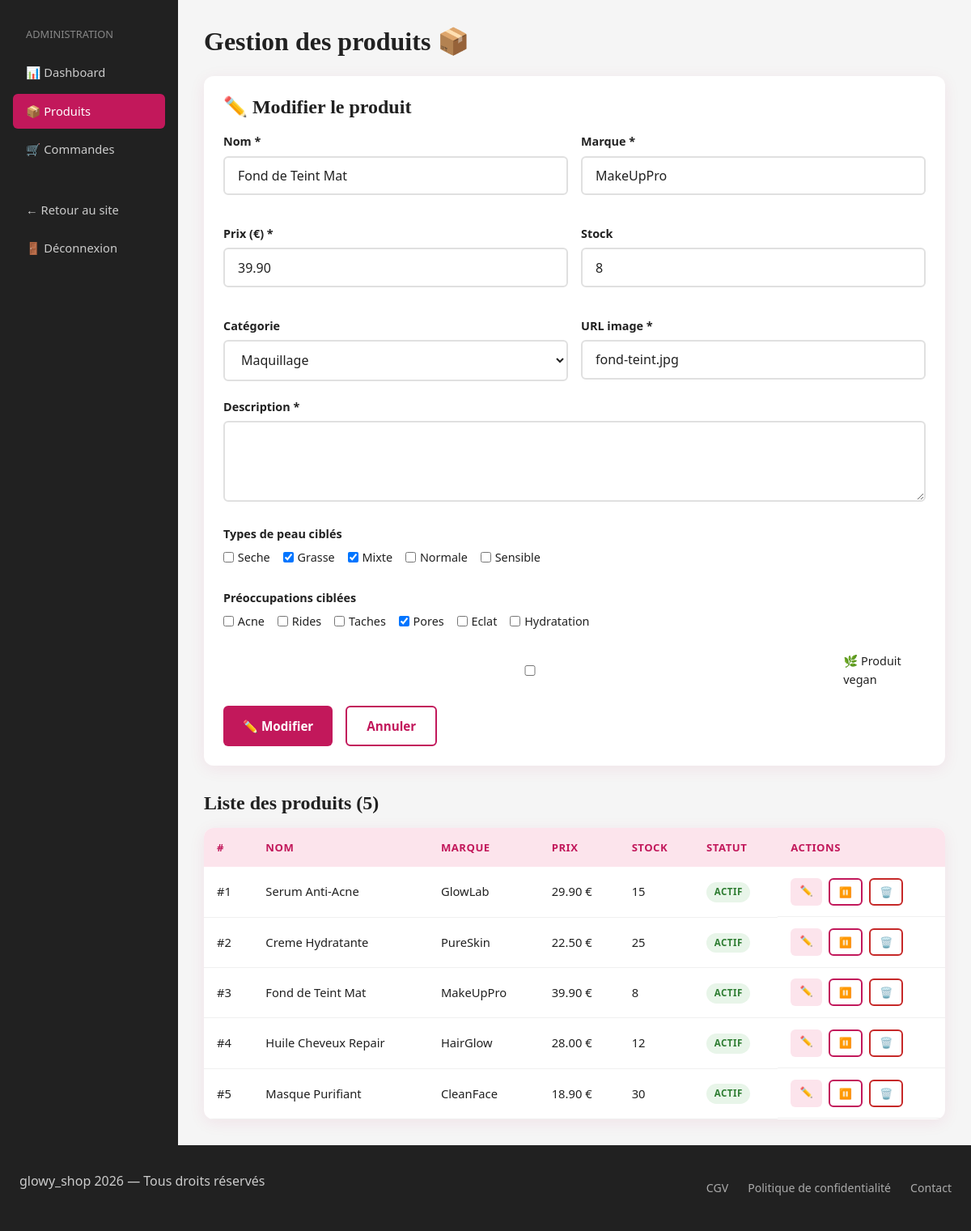
The app's page /Admin/produits.php?edit=3 (signed in) with its own data.
### tables this page shows
CREATE TABLE products (
    id INT UNSIGNED PRIMARY KEY AUTO_INCREMENT,
    nom VARCHAR(255) NOT NULL,
    description TEXT NOT NULL,
    prix DECIMAL(10,2) NOT NULL,
    stock INT UNSIGNED DEFAULT 0,
    categorie_id INT UNSIGNED,
    marque VARCHAR(100) NOT NULL,
    image_url VARCHAR(500) NOT NULL,
    note_moyenne DECIMAL(3,2) DEFAULT 0,
    nb_avis INT UNSIGNED DEFAULT 0,
    skin_types JSON NOT NULL,
    concerns JSON NOT NULL,
    is_vegan BOOLEAN DEFAULT FALSE,
    is_active BOOLEAN DEFAULT TRUE,
    created_at DATETIME DEFAULT CURRENT_TIMESTAMP,
    FOREIGN KEY (categorie_id) REFERENCES categories(id)
);

CREATE TABLE categories (
    id INT UNSIGNED PRIMARY KEY AUTO_INCREMENT,
    nom VARCHAR(100) NOT NULL,
    description TEXT,
    created_at DATETIME DEFAULT CURRENT_TIMESTAMP
);

### Admin/produits.php (the view, shortened to what this page needs)
<?php
require_once __DIR__ . '/../config/db.php';
$produits   = $pdo->query("SELECT p.*, c.nom as categorie_nom
                           FROM products p
                           LEFT JOIN categories c ON p.categorie_id = c.id
                           ORDER BY p.created_at DESC")->fetchAll();
$categories = $pdo->query("SELECT * FROM categories")->fetchAll();
$edit = null;
if (isset($_GET['edit'])) {
  $stmt = $pdo->prepare("SELECT * FROM products WHERE id = ?");
  $stmt->execute([(int) $_GET['edit']]);
  $edit = $stmt->fetch();
}
?>
<?php require_once __DIR__ . '/../includes/header.php'; ?>
<main>
  <div class="admin-layout">
    <aside class="admin-sidebar">
      <p style="color:#888; font-size:0.8rem; text-transform:uppercase; margin-bottom:1rem; padding:0 1rem;">
        Administration
      </p>
      <a href="/glowy_shop/admin/index.php">📊 Dashboard</a>
      <a href="/glowy_shop/admin/produits.php" class="active">📦 Produits</a>
      <a href="/glowy_shop/admin/commandes.php">🛒 Commandes</a>
      <a href="/glowy_shop/pages/index.php" style="margin-top:2rem;">← Retour au site</a>
      <a href="/glowy_shop/auth/logout.php">🚪 Déconnexion</a>
    </aside>
    <div class="admin-content">
      <h1 style="margin-bottom:1.5rem;">Gestion des produits 📦</h1>
      <div style="background:var(--blanc); border-radius:12px; box-shadow:var(--shadow); padding:1.5rem; margin-bottom:2rem;">
        <h2 style="margin-bottom:1rem;">
          <?= $edit ? '✏️ Modifier le produit' : '➕ Ajouter un produit' ?>
        </h2>
        <form method="POST" action="">
          <div style="display:grid; grid-template-columns:1fr 1fr; gap:1rem;">
            <div class="form-group">
              <label>Nom *</label>
              <input type="text" name="nom" value="<?= htmlspecialchars($edit['nom'] ?? '') ?>" required>
            </div>
            <div class="form-group">
              <label>Marque *</label>
              <input type="text" name="marque" value="<?= htmlspecialchars($edit['marque'] ?? '') ?>" required>
            </div>
            <div class="form-group">
              <label>Prix (€) *</label>
              <input type="number" name="prix" step="0.01" min="0"
                     value="<?= $edit['prix'] ?? '' ?>" required>
            </div>
            <div class="form-group">
              <label>Stock</label>
              <input type="number" name="stock" min="0" value="<?= $edit['stock'] ?? 0 ?>">
            </div>
            <div class="form-group">
              <label>Catégorie</label>
              <select name="categorie_id">
                <?php foreach ($categories as $cat): ?>
                  <option value="<?= $cat['id'] ?>"
                    <?= ($edit['categorie_id'] ?? '') == $cat['id'] ? 'selected' : '' ?>>
                    <?= htmlspecialchars($cat['nom']) ?>
                  </option>
                <?php endforeach; ?>
              </select>
            </div>
            <div class="form-group">
              <label>URL image *</label>
              <input type="text" name="image_url"
                     value="<?= htmlspecialchars($edit['image_url'] ?? '') ?>"
                     placeholder="assets/images/produit.jpg" required>
            </div>
          </div>
          <div class="form-group">
            <label>Description *</label>
            <textarea name="description" required><?= htmlspecialchars($edit['description'] ?? '') ?></textarea>
          </div>
          <div class="form-group">
            <label>Types de peau ciblés</label>
            <div style="display:flex; gap:1rem; flex-wrap:wrap;">
              <?php foreach (['seche','grasse','mixte','normale','sensible'] as $skin): ?>
                <?php
                  $skin_types_edit = json_decode($edit['skin_types'] ?? '[]', true) ?? [];
                  $checked = in_array($skin, $skin_types_edit) ? 'checked' : '';
                ?>
                <label style="font-weight:normal; display:flex; align-items:center; gap:0.3rem;">
                  <input type="checkbox" name="skin_types[]" value="<?= $skin ?>" <?= $checked ?>>
                  <?= ucfirst($skin) ?>
                </label>
              <?php endforeach; ?>
            </div>
          </div>
          <div class="form-group">
            <label>Préoccupations ciblées</label>
            <div style="display:flex; gap:1rem; flex-wrap:wrap;">
              <?php foreach (['acne','rides','taches','pores','eclat','hydratation'] as $concern): ?>
                <?php
                  $concerns_edit = json_decode($edit['concerns'] ?? '[]', true) ?? [];
                  $checked = in_array($concern, $concerns_edit) ? 'checked' : '';
                ?>
                <label style="font-weight:normal; display:flex; align-items:center; gap:0.3rem;">
                  <input type="checkbox" name="concerns[]" value="<?= $concern ?>" <?= $checked ?>>
                  <?= ucfirst($concern) ?>
                </label>
              <?php endforeach; ?>
            </div>
          </div>
          <div class="form-group">
            <label style="display:flex; align-items:center; gap:0.5rem; font-weight:normal;">
              <input type="checkbox" name="is_vegan" <?= ($edit['is_vegan'] ?? 0) ? 'checked' : '' ?>>
              🌿 Produit vegan
            </label>
          </div>
          <div style="display:flex; gap:1rem;">
            <button type="submit" class="btn btn-primary">
              <?= $edit ? '✏️ Modifier' : '➕ Ajouter' ?>
            </button>
            <?php if ($edit): ?>
              <a href="/glowy_shop/admin/produits.php" class="btn btn-outline">Annuler</a>
            <?php endif; ?>
          </div>
        </form>
      </div>
      <h2 style="margin-bottom:1rem;">Liste des produits (<?= count($produits) ?>)</h2>
      <div class="table-container">
        <table>
          <thead>
            <tr>
              <th>#</th>
              <th>Nom</th>
              <th>Marque</th>
              <th>Prix</th>
              <th>Stock</th>
              <th>Statut</th>
              <th>Actions</th>
            </tr>
          </thead>
          <tbody>
            <?php foreach ($produits as $p): ?>
              <tr>
                <td>#<?= $p['id'] ?></td>
                <td><?= htmlspecialchars($p['nom']) ?></td>
                <td><?= htmlspecialchars($p['marque']) ?></td>
                <td><?= number_format($p['prix'], 2) ?> €</td>
                <td><?= $p['stock'] ?></td>
                <td>
                  <span class="badge <?= $p['is_active'] ? 'badge-vegan' : '' ?>"
                        style="<?= !$p['is_active'] ? 'background:#ffebee; color:var(--erreur)' : '' ?>">
                    <?= $p['is_active'] ? 'Actif' : 'Inactif' ?>
                  </span>
                </td>
                <td style="display:flex; gap:0.5rem;">
                  <a href="?edit=<?= $p['id'] ?>" class="btn btn-secondary"
                     style="padding:0.3rem 0.7rem; font-size:0.8rem;">✏️</a>
                  <a href="?toggle=<?= $p['id'] ?>" class="btn btn-outline"
                     style="padding:0.3rem 0.7rem; font-size:0.8rem;">
                    <?= $p['is_active'] ? '⏸️' : '▶️' ?>
                  </a>
                  <a href="?delete=<?= $p['id'] ?>" class="btn btn-outline"
                     style="padding:0.3rem 0.7rem; font-size:0.8rem; color:var(--erreur); border-color:var(--erreur);"
                     onclick="return confirm('Supprimer ce produit ?')">🗑️</a>
                </td>
              </tr>
            <?php endforeach; ?>
          </tbody>
        </table>
      </div>
    </div>
  </div>
</main>
<?php require_once __DIR__ . '/../includes/footer.php'; ?>

### Assets/Css/styles.css (style rules this page uses)
:root { --rose-profond: #C2185B; --rose-pale: #FCE4EC; --rose-medium: #F48FB1; --blanc: #FFFFFF; --gris-sombre: #212121; --gris-doux: #F5F5F5; --succes: #2E7D32; --erreur: #C62828; --font-titre: Georgia, 'Times New Roman', serif; --font-corps: 'Segoe UI', Helvetica, Arial, sans-serif; --radius: 12px; --radius-sm: 6px; --shadow: 0 4px 20px rgba(194, 24, 91, 0.08); --shadow-hover: 0 8px 30px rgba(194, 24, 91, 0.18); --transition: 0.25s ease; }
*, *::before, *::after { box-sizing: border-box; margin: 0; padding: 0; }
html { font-size: 16px; scroll-behavior: smooth; }
body { font-family: var(--font-corps); color: var(--gris-sombre); background: var(--blanc); line-height: 1.6; min-height: 100vh; display: flex; flex-direction: column; }
main { flex: 1; }
a { color: var(--rose-profond); text-decoration: none; transition: color var(--transition); }
h1, h2, h3, h4 { font-family: var(--font-titre); line-height: 1.2; color: var(--gris-sombre); }
h1 { font-size: 2rem; }
h2 { font-size: 1.5rem; }
p { margin-bottom: 1rem; }
.btn { display: inline-block; padding: 0.7rem 1.5rem; border-radius: var(--radius-sm); font-family: var(--font-corps); font-size: 0.95rem; font-weight: 600; cursor: pointer; transition: all var(--transition); border: none; text-align: center; }
.btn-primary { background: var(--rose-profond); color: var(--blanc); }
.btn-secondary { background: var(--rose-pale); color: var(--rose-profond); }
.btn-outline { background: transparent; color: var(--rose-profond); border: 2px solid var(--rose-profond); }
.form-group { margin-bottom: 1.25rem; }
.form-group label { display: block; font-weight: 600; margin-bottom: 0.4rem; font-size: 0.9rem; color: var(--gris-sombre); }
.form-group input, .form-group select, .form-group textarea { width: 100%; padding: 0.7rem 1rem; border: 2px solid #e0e0e0; border-radius: var(--radius-sm); font-family: var(--font-corps); font-size: 1rem; color: var(--gris-sombre); background: var(--blanc); transition: border-color var(--transition); }
.form-group textarea { resize: vertical; min-height: 100px; }
.badge { display: inline-block; padding: 0.2rem 0.6rem; border-radius: 20px; font-size: 0.72rem; font-weight: 600; text-transform: uppercase; letter-spacing: 0.5px; }
.badge-vegan { background: #E8F5E9; color: var(--succes); }
.admin-layout { display: grid; grid-template-columns: 220px 1fr; min-height: calc(100vh - 120px); }
.admin-sidebar { background: var(--gris-sombre); padding: 2rem 1rem; }
.admin-sidebar a { display: block; color: #ccc; padding: 0.6rem 1rem; border-radius: var(--radius-sm); margin-bottom: 0.3rem; font-size: 0.92rem; transition: all var(--transition); }
.admin-sidebar a:hover, .admin-sidebar a.active { background: var(--rose-profond); color: var(--blanc); }
.admin-content { padding: 2rem; background: var(--gris-doux); }
.table-container { background: var(--blanc); border-radius: var(--radius); box-shadow: var(--shadow); overflow-x: auto; }
table { width: 100%; border-collapse: collapse; font-size: 0.92rem; }
thead th { background: var(--rose-pale); color: var(--rose-profond); padding: 0.85rem 1rem; text-align: left; font-weight: 600; font-size: 0.82rem; text-transform: uppercase; letter-spacing: 0.5px; }
tbody td { padding: 0.85rem 1rem; border-bottom: 1px solid #f0f0f0; color: var(--gris-sombre); }

### records on screen
products: nom "Fond de Teint Mat", marque "MakeUpPro", prix "39.90", stock "8", categorie_id "Maquillage", image_url "fond-teint.jpg", id "3", is_active "ACTIF"
products: id "1", nom "Serum Anti-Acne", marque "GlowLab", prix "29.90", stock "15", is_active "ACTIF"
products: id "2", nom "Creme Hydratante", marque "PureSkin", prix "22.50", stock "25", is_active "ACTIF"
products: id "4", nom "Huile Cheveux Repair", marque "HairGlow", prix "28.00", stock "12", is_active "ACTIF"
products: id "5", nom "Masque Purifiant", marque "CleanFace", prix "18.90", stock "30", is_active "ACTIF"

### other values on screen
$skin "Seche"
$skin "Grasse"
$skin "Mixte"
$skin "Normale"
$skin "Sensible"
$concern "Acne"
$concern "Rides"
$concern "Taches"
$concern "Pores"
$concern "Eclat"
$concern "Hydratation"
count($produits) "5"
